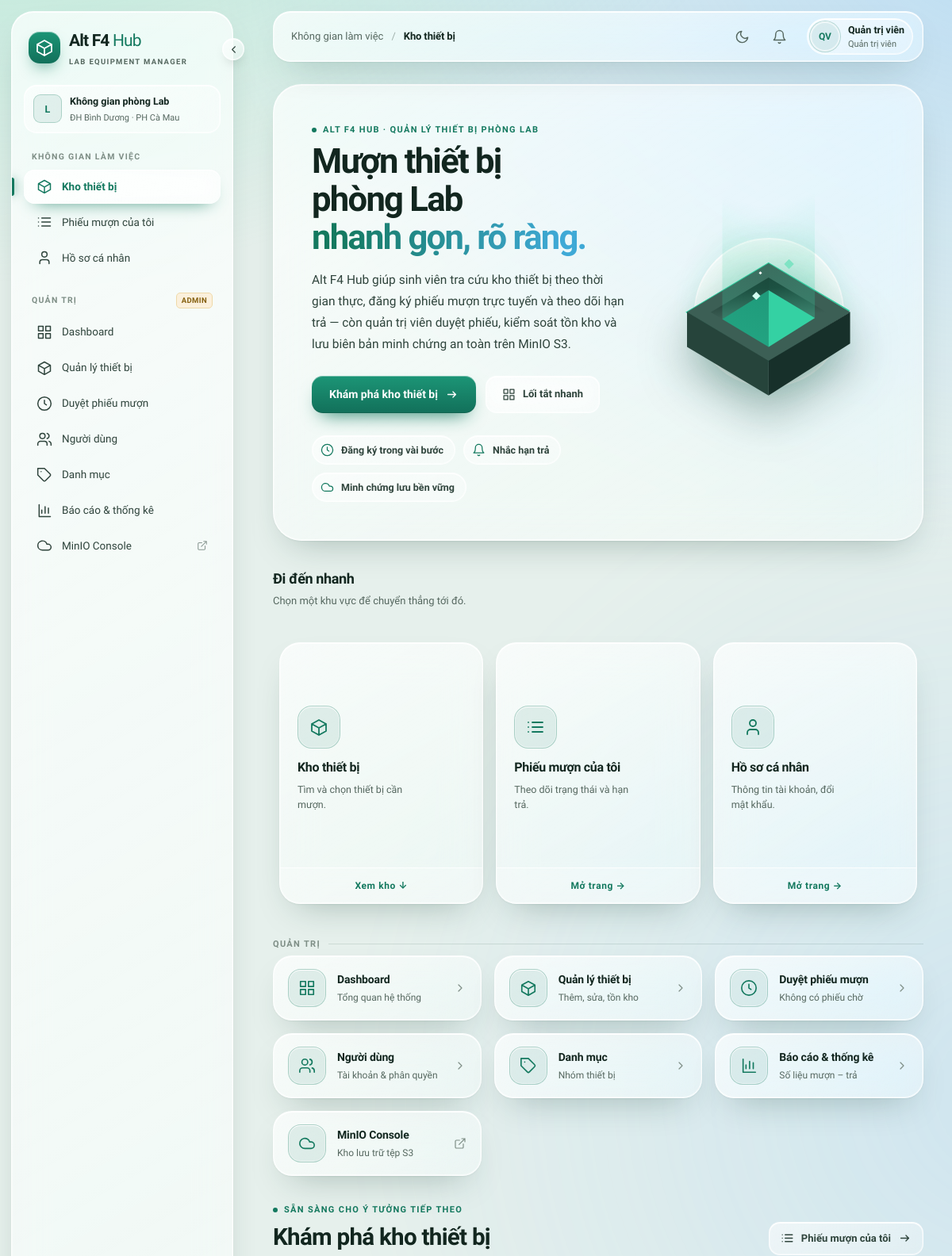
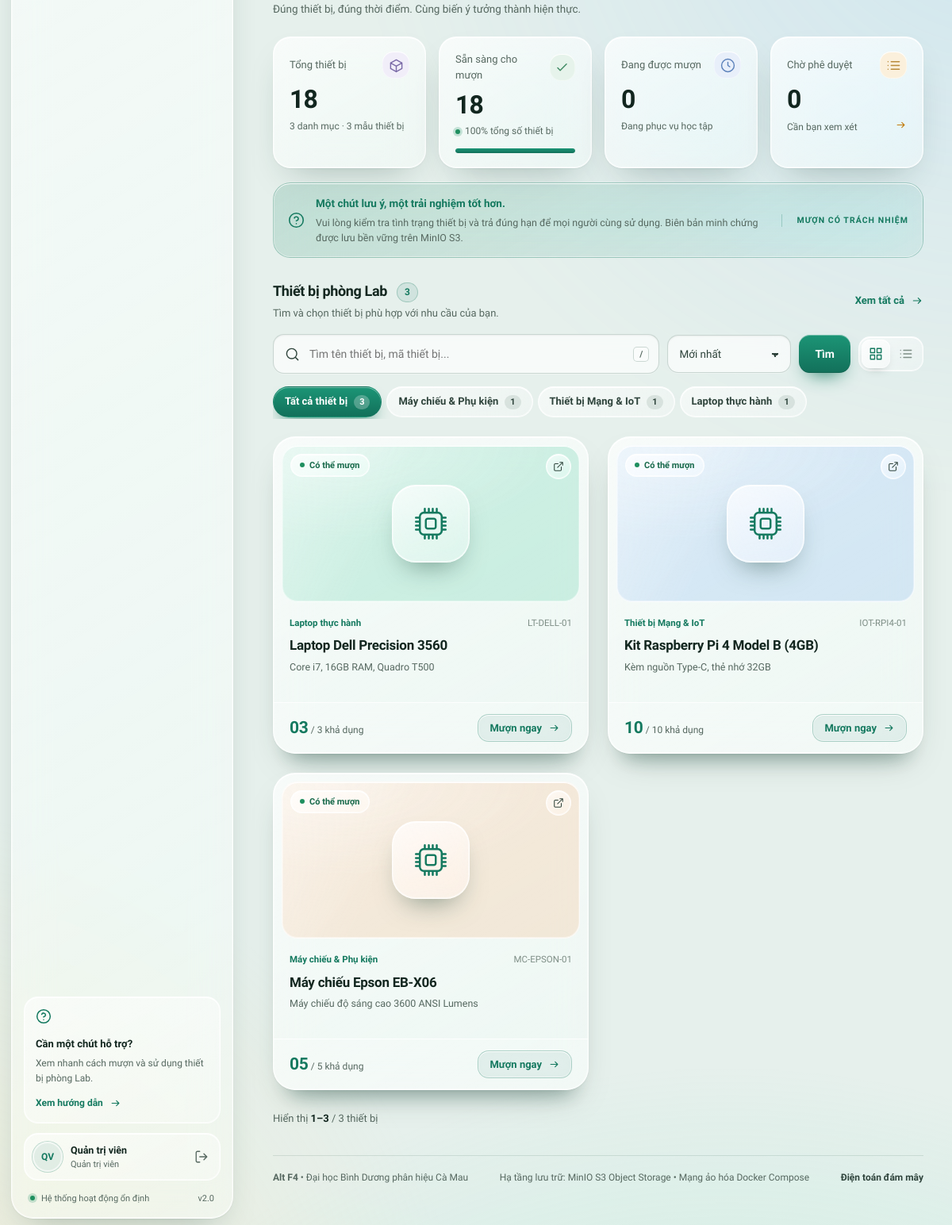
The page / (signed in) on the database its author committed (2 pictures, top to bottom).
### tables this page shows
CREATE TABLE IF NOT EXISTS devices (
    id INT AUTO_INCREMENT PRIMARY KEY,
    category_id INT NOT NULL,
    code VARCHAR(50) UNIQUE NOT NULL,
    name VARCHAR(150) NOT NULL,
    quantity INT NOT NULL DEFAULT 0,
    available_qty INT NOT NULL DEFAULT 0,
    description TEXT,
    image_key VARCHAR(255) NULL,
    FOREIGN KEY (category_id) REFERENCES categories(id) ON DELETE CASCADE
);

CREATE TABLE IF NOT EXISTS categories (
    id INT AUTO_INCREMENT PRIMARY KEY,
    name VARCHAR(100) NOT NULL,
    description TEXT
);

### src/index.php (the view, shortened to what the rows shown need)
<?php
require_once 'config.php';
$sortOptions = [
    'new'   => 'd.id DESC',
    'name'  => 'd.name ASC',
    'avail' => 'd.available_qty DESC, d.name ASC',
];
$sort = $_GET['sort'] ?? 'new';
$sqlBase = "FROM devices d JOIN categories c ON d.category_id = c.id WHERE 1=1";
$params = [];
$countStmt = $pdo->prepare("SELECT COUNT(*) " . $sqlBase);
$countStmt->execute($params);
$totalDevicesCount = (int)$countStmt->fetchColumn();
$perPage = 9;
$totalPages = max(1, (int)ceil($totalDevicesCount / $perPage));
$page = min($totalPages, max(1, (int)($_GET['page'] ?? 1)));
$offset = ($page - 1) * $perPage;
$sql = "SELECT d.*, c.name as category_name " . $sqlBase . " ORDER BY " . $sortOptions[$sort] . " LIMIT $perPage OFFSET $offset";
$stmt = $pdo->prepare($sql);
$stmt->execute($params);
$devices = $stmt->fetchAll();
$tints = ['lilac', 'peach', 'blue', 'mint', 'sand', 'pink'];
$cards = [];
foreach ($devices as $i => $dev) {
    $avail = (int)$dev['available_qty'];
    $cards[] = [
        'id'        => $dev['id'],
        'code'      => $dev['code'],
        'name'      => $dev['name'],
        'cat'       => $dev['category_name'],
        'desc'      => !empty($dev['description']) ? $dev['description'] : 'Thiết bị phục vụ nghiên cứu và thực hành tiêu chuẩn.',
        'image_key' => $dev['image_key'],
        'avail'     => $avail,
        'avail_pad' => str_pad((string)$avail, 2, '0', STR_PAD_LEFT),
        'total'     => (int)$dev['quantity'],
        'tint'      => $tints[$dev['id'] % 6],
        'delay'     => $i,
    ];
}
?>
<?php require_once __DIR__ . '/ui.php'; ?>
<!DOCTYPE html>
<html lang="vi">
<head>
    <?php include __DIR__ . '/head.php'; ?>
</head>
<body>
<?php include __DIR__ . '/navbar.php'; ?>
<main class="container page">
    <section class="lg-hero" id="intro" aria-labelledby="introTitle">
        <div class="lg-hero-copy">
            <h1 id="introTitle">Mượn thiết bị phòng Lab<br><em>nhanh gọn, rõ ràng.</em></h1>
        </div>
    </section>
    <section class="lg-links" id="loi-tat" aria-label="Lối tắt tới các phần của hệ thống">
        <div class="section-heading">
            <div>
                <h2>Đi đến nhanh</h2>
            </div>
        </div>
    </section>
    <section class="page-heading" id="kho">
        <div>
            <h1>Khám phá kho thiết bị</h1>
        </div>
    </section>
    <div class="section-heading">
        <div>
            <h2>Thiết bị phòng Lab <span><?= $totalDevicesCount ?></span></h2>
        </div>
    </div>
    <div class="devices" id="devices">
        <?php foreach ($cards as $card): ?>
            <article class="device-card">
                <div class="device-image tint-<?= $card['tint'] ?>">
                    <?php if ($card['avail'] > 0): ?>
                        <span class="availability"><span></span>Có thể mượn</span>
                    <?php else: ?>
                        <span class="availability unavailable"><span></span>Đã hết thiết bị</span>
                    <?php endif; ?>
                    <a class="expand" href="/device_detail.php?id=<?= $card['id'] ?>" aria-label="Chi tiết <?= t_esc($card['name']) ?>"><?= ic('external', 14) ?></a>
                    <?php if ($card['image_key']): ?>
                        <img src="/view_file.php?key=<?= urlencode($card['image_key']) ?>" alt="<?= t_esc($card['name']) ?>" loading="lazy" decoding="async">
                    <?php else: ?>
                        <i class="bi bi-cpu device-placeholder" aria-hidden="true"></i>
                    <?php endif; ?>
                </div>
                <div class="device-info">
                    <div class="device-meta"><span><?= t_esc($card['cat']) ?></span><span><?= t_esc($card['code']) ?></span></div>
                    <h3><a href="/device_detail.php?id=<?= $card['id'] ?>"><?= t_esc($card['name']) ?></a></h3>
                    <p><?= t_esc($card['desc']) ?></p>
                    <div class="device-bottom">
                        <div>
                            <span class="<?= $card['avail'] > 0 ? 'stock' : 'no-stock' ?>"><?= $card['avail_pad'] ?></span>
                            <span class="stock-total"> / <?= $card['total'] ?> khả dụng</span>
                        </div>
                        <?php if ($card['avail'] > 0): ?>
                            <a class="btn-borrow" href="/borrow.php?device_id=<?= $card['id'] ?>">Mượn ngay <?= ic('arrow', 15) ?></a>
                        <?php else: ?>
                            <button type="button" class="btn-borrow" disabled>Tạm hết</button>
                        <?php endif; ?>
                    </div>
                </div>
            </article>
        <?php endforeach; ?>
    </div>
</main>
</body>
</html>

### src/ui.php (shortened to what the rows shown need)
<?php
function ic(string $name, int $size = 20): string {
    static $paths = [
        'grid'     => 'M3 3h7v7H3z M14 3h7v7h-7z M3 14h7v7H3z M14 14h7v7h-7z',
        'box'      => 'm12 3 9 5-9 5-9-5 9-5z M3 8v9l9 5 9-5V8 M12 13v9',
        'list'     => 'M8 6h13 M8 12h13 M8 18h13 M3 6h.01 M3 12h.01 M3 18h.01',
        'users'    => 'M16 21v-2a4 4 0 0 0-4-4H6a4 4 0 0 0-4 4v2 M9 11a4 4 0 1 0 0-8 4 4 0 0 0 0 8z M22 21v-2a4 4 0 0 0-3-3.87 M16 3.13a4 4 0 0 1 0 7.75',
        'chart'    => 'M4 3v18h17 M8 16v-5 M13 16V6 M18 16v-8',
        'search'   => 'm21 21-4.3-4.3 M11 19a8 8 0 1 0 0-16 8 8 0 0 0 0 16z',
        'arrow'    => 'M5 12h14 m-5-5 5 5-5 5',
        'clock'    => 'M12 7v5l3 2 M12 22a10 10 0 1 0 0-20 10 10 0 0 0 0 20z',
        'check'    => 'm5 12 4 4L19 6',
        'bell'     => 'M18 8a6 6 0 0 0-12 0c0 7-3 9-3 9h18s-3-2-3-9 M10.3 21a1.9 1.9 0 0 0 3.4 0',
        'sun'      => 'M12 16a4 4 0 1 0 0-8 4 4 0 0 0 0 8z M12 2v2 M12 20v2 M4.9 4.9l1.4 1.4 M17.7 17.7l1.4 1.4 M2 12h2 M20 12h2 M4.9 19.1l1.4-1.4 M17.7 6.3l1.4-1.4',
        'moon'     => 'M21 12.8A9 9 0 1 1 11.2 3a7 7 0 0 0 9.8 9.8z',
        'help'     => 'M12 22a10 10 0 1 0 0-20 10 10 0 0 0 0 20z M9.1 9a3 3 0 0 1 5.8 1c0 2-3 3-3 3 M12 17h.01',
        'chevron'  => 'm9 6 6 6-6 6',
        'plus'     => 'M12 5v14 M5 12h14',
        'download' => 'M12 3v12 m-5-5 5 5 5-5 M4 17v4h16v-4',
        'settings' => 'M4 21v-7 M4 10V3 M12 21v-9 M12 8V3 M20 21v-5 M20 12V3 M1 14h6 M9 8h6 M17 16h6',
        'logout'   => 'M9 21H5a2 2 0 0 1-2-2V5a2 2 0 0 1 2-2h4 M16 17l5-5-5-5 M21 12H9',
        'menu'     => 'M4 6h16 M4 12h16 M4 18h16',
        'user'     => 'M19 21v-2a4 4 0 0 0-4-4H9a4 4 0 0 0-4 4v2 M12 11a4 4 0 1 0 0-8 4 4 0 0 0 0 8z',
        'shield'   => 'M12 22s8-4 8-10V5l-8-3-8 3v7c0 6 8 10 8 10z m-3-10 2 2 4-4',
        'cloud'    => 'M17.5 19H9a7 7 0 1 1 6.71-9h1.79a4.5 4.5 0 1 1 0 9z',
        'tag'      => 'M20.6 13.4 13.4 20.6a2 2 0 0 1-2.8 0L2 12V2h10l8.6 8.6a2 2 0 0 1 0 2.8z M7 7h.01',
        'external' => 'M15 3h6v6 M10 14 21 3 M18 13v6a2 2 0 0 1-2 2H5a2 2 0 0 1-2-2V8a2 2 0 0 1 2-2h6',
        'x'        => 'M18 6 6 18 M6 6l12 12',
        'alert'    => 'M10.3 3.9 1.8 18a2 2 0 0 0 1.7 3h17a2 2 0 0 0 1.7-3L13.7 3.9a2 2 0 0 0-3.4 0z M12 9v4 M12 17h.01',
        'check-circle' => 'M22 11.1V12a10 10 0 1 1-5.9-9.1 M22 4 12 14l-3-3',
    ];
    $d = $paths[$name] ?? $paths['box'];
    return '<svg class="ic" width="' . $size . '" height="' . $size . '" viewBox="0 0 24 24" fill="none" stroke="currentColor" stroke-width="1.8" stroke-linecap="round" stroke-linejoin="round" aria-hidden="true"><path d="' . $d . '"/></svg>';
}
function t_esc($value): string {
    return htmlspecialchars((string)$value, ENT_QUOTES, 'UTF-8');
}

### rows shown on the page
devices: $size 14 (drawn), category.name "Laptop thực hành", code "LT-DELL-01", name "Laptop Dell Precision 3560", description "Core i7, 16GB RAM, Quadro T500", avail_pad "03", total "3"
devices: $size 14 (drawn), category.name "Thiết bị Mạng & IoT", code "IOT-RPI4-01", name "Kit Raspberry Pi 4 Model B (4GB)", description "Kèm nguồn Type-C, thẻ nhớ 32GB", avail_pad "10", total "10"
devices: $size 14 (drawn), category.name "Máy chiếu & Phụ kiện", code "MC-EPSON-01", name "Máy chiếu Epson EB-X06", description "Máy chiếu độ sáng cao 3600 ANSI Lumens", avail_pad "05", total "5"

### other values the page prints
t_esc($navInit) "QV"
t_esc($user['fullname']) "Quản trị viên"
t_esc($navRole) "Quản trị viên"
t_esc($navTitle) "Kho thiết bị"
$totalQty "18"
count($categories) "3"
$totalModels "3"
$totalAvailable "18"
$availabilityRate "100"
$borrowedQty "0"
$pendingCount "0"
$pendingNote "Cần bạn xem xét"
$totalDevicesCount "3"
t_esc($tab['name']) "Tất cả thiết bị"
$tab['count'] "3"
